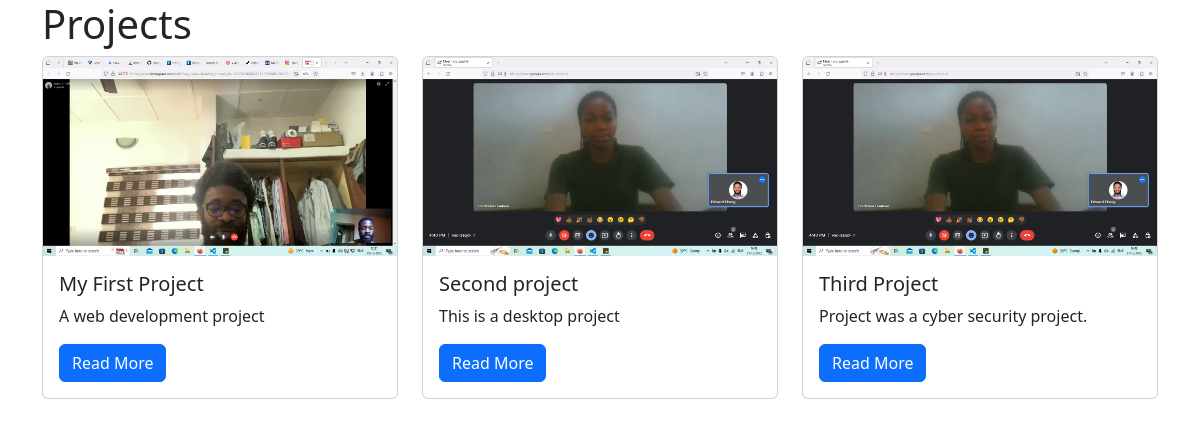
/projects/, run on the app's committed database.
### projects/models.py (models this page shows)
class Project(models.Model):
    title = models.CharField(max_length=100)
    description = models.TextField()
    technology = models.CharField(max_length=20)
    image = models.FileField(upload_to='project_images/', blank=True)

### projects/views.py (the view)
# urls.py: path('', views.project_index, name="project_index"),
def project_index(request):
    projects = Project.objects.all()
    context = {
        "projects": projects
    }
    return render(request, 'projects/project_index.html', context)

### projects/templates/projects/project_index.html
{% extends "base.html" %}
{% block page_content %}
<h1>Projects</h1>
<div class="row">
{% for project in projects %}
    <div class="col-md-4">
        <div class="card mb-2">
            {% if project.image %}
                <img class="card-img-top" src="{{ project.image.url }}">
            {% endif %}
            <div class="card-body">
                <h5 class="card-title">{{ project.title }}</h5>
                <p class="card-text">{{ project.description }}</p>
                <a href="{% url 'project_detail' project.pk %}"
                   class="btn btn-primary">
                    Read More
                </a>
            </div>
        </div>
    </div>
{% endfor %}
</div>
{% endblock %}

### templates/base.html (shortened to what this page needs)
<!DOCTYPE html>
<html lang="en">
<head>
    <link
        href="https://cdn.jsdelivr.net/npm/bootstrap@5.3.1/dist/css/bootstrap.min.css"
        rel="stylesheet"
    >
</head>
<body class="container">
{% block page_content %}{% endblock page_content %}
</body>
</html>

### data on the page
Project: image (picture), title "My First Project", description "A web development project"
Project: image (picture), title "Second project", description "This is a desktop project"
Project: image (picture), title "Third Project", description "Project was a cyber security project."
